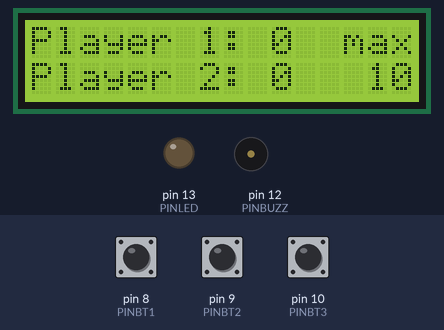
Bench run of a sketch on a simulated Arduino Uno, built with avr-gcc and run on an emulated ATmega328P. Shown: 16×2 character LCD, output pins drawn as LEDs (lit = HIGH), buzzer (waves = sounding). The inputs (shaded band) are chosen by the test bench; at power-on: pin 8 (PINBT1) HIGH, pin 9 (PINBT2) HIGH, pin 10 (PINBT3) HIGH. What the sketch prints to the serial monitor is not drawn.

Above: at 5.2 s.
5.3 s: pin 8 (PINBT1) pulled LOW for 0.15 s
At 6.5 s:
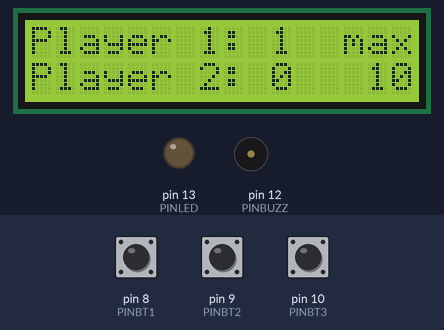
7.2 s: pin 9 (PINBT2) pulled LOW for 0.15 s
At 8.0 s:
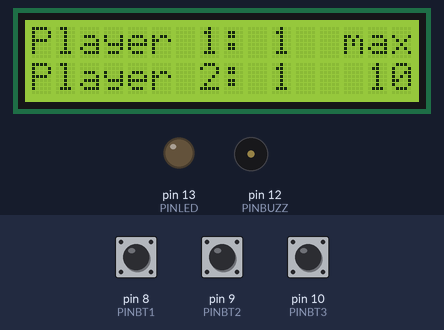
9.1 s: pin 10 (PINBT3) pulled LOW for 1 s
At 10.4 s:
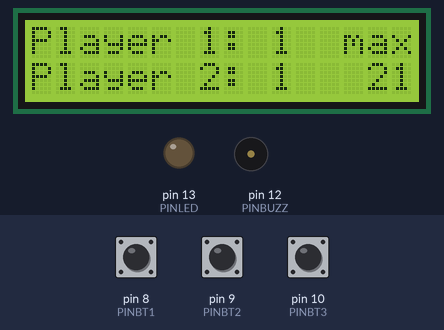
11.6 s: pin 10 (PINBT3) pulled LOW for 0.15 s
At 12.5 s:
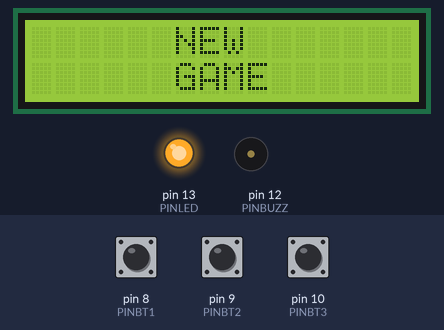
14.7 s: pin 8 (PINBT1) pulled LOW for 0.15 s
At 16.1 s:
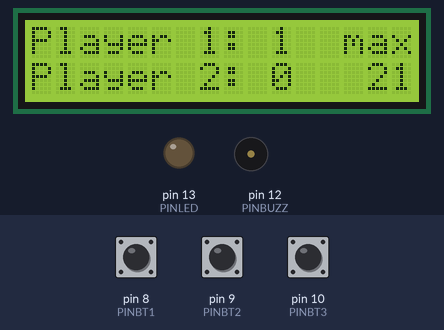
Timing chart, 0 to 17.6 s (numbered marks = the images above; inputs shaded):
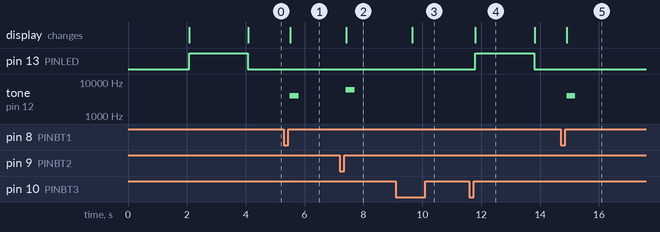

The sketch:

ScoreBoard.1.0.ino
```cpp
// Score counter with LCD screen
// Версия 1.0 от 12.06.2016

#define PLAYERCOUNT 2             // Players count
#define GAMEMODES 2               // Game modes count
#define PINBT1 8                  // Connection pin for 1 player button
#define PINBT2 9                  // Connection pin for 2 player button
#define PINBT3 10                  // Connection pin for Reset/Mode button
#define PINBUZZ 12                 // Connection pin for buzzer
#define PINLED 13
int ClickTime=100;
int LongClickTime=500;
int MaxScore[GAMEMODES]={10, 21}; // Maximum score for different modes
int BuzzPointFreq[PLAYERCOUNT]={4000,6000};          // Sound signal frequency adding point, Hz
int BuzzPointTime=300;            // Duration of the sound signal adding a point, ms
int BuzzWinFreq=2000;             // Frequency of sound signal when winning, Hz
int BuzzWinTime=800;              // Duration of the sound signal when winning, ms


#include <LiquidCrystal.h>    // Library for working with LCD screen
#include <OneButton.h>        // Library for processing button clicks
LiquidCrystal lcd(2, 3, 4, 5,  6,  7);  // Initializing the LCD screen connected to  pins 2,3,4,5,6,7
byte GameMode=0;              // Current game mode
OneButton Buttons[PLAYERCOUNT+1]={OneButton(PINBT1, true),OneButton(PINBT2, true),OneButton(PINBT3, true)};
int Score[PLAYERCOUNT]={0,0}; //Current score
bool ScoreMode=true;          // Show scores
bool PlayerWinMode=false;     // Hode win message
int Winner=0;                 // Number of winner
void setup()
{
  Serial.begin(9600);
  Serial.println("Score Board v1.0");
  pinMode(PINLED, OUTPUT);
  digitalWrite(PINLED,LOW);
  lcd.begin(16, 2);         // Display initialization - 16 characters, 2 rows
  lcd.clear();
  lcd.setCursor(0, 0);      // Welcome message
  lcd.print("   Score board");
  lcd.setCursor(0, 1);
  lcd.print("      v 1.0");
  delay(2000);
  for (byte i=0; i< (PLAYERCOUNT+1); i++)     // For each player
  {
    Buttons[i].setClickTicks(ClickTime);
    Buttons[i].setPressTicks(LongClickTime);
  }
  Buttons[0].attachClick(Button1Click);     // Assigning a button click event
  Buttons[1].attachClick(Button2Click);
  Buttons[2].attachClick(ButtonResetClick);
  Buttons[2].attachLongPressStart(ButtonResetLongPress);    // Assigning the event of a long press of the reset button (switching game modes)
  GameMode=0;               // Game mode by default
  NewGame();                // New game
  LcdUpdate();
}

void loop()
{
  for (byte i=0; i< (PLAYERCOUNT+1); i++)
  {
    Buttons[i].tick();      // poll the status of all buttons
  }
  // put your main code here, to run repeatedly:
}
void Button1Click()
{
    AddPoint(0);    // Add a point to the first player
}
void Button2Click()
{
    AddPoint(1);    // Add a point to the second player
}
void ButtonResetClick()
{
    NewGame();      // New game
    LcdUpdate();
}
void ButtonResetLongPress()
{
  if (GameMode<GAMEMODES-1) GameMode++;          // Cycling game modes
  else GameMode=0;
  LcdUpdate();
}
void AddPoint(int Player)     // Adding score point
{
  if (ScoreMode)
  {
    Score[Player]++;    // In counter mode - add point
    tone(PINBUZZ, BuzzPointFreq[Player], BuzzPointTime);
    WinnerCheck();        // Check if you have won
  }
  else if (PlayerWinMode) NewGame();             //In winner display mode - start a new game
  LcdUpdate();
}
void NewGame()
{
  Serial.println("New game");
  lcd.clear();
  lcd.setCursor(0, 0);      // Place the cursor at the beginning
  lcd.print("      NEW    ");
  lcd.setCursor(0, 1);      // Place the cursor at the beginning
  lcd.print("      GAME    ");
  digitalWrite(PINLED,HIGH);
  delay(2000);
  digitalWrite(PINLED,LOW);
  Winner=0;               // reset the winner
  for (byte i=0; i< (PLAYERCOUNT); i++)     // For each player
  {
    Score[i]=0;        // Reset scores
  }
  ScoreMode=true;        // Show scores
  PlayerWinMode=false;     // Hide player win message
}
void WinnerCheck()
{
  for (byte i=0; i< (PLAYERCOUNT); i++)     // For each player
  {
    if (Score[i]>=MaxScore[GameMode])    // The player has scored more than the maximum for current mode
    {
      tone(PINBUZZ, BuzzWinFreq, BuzzWinTime);

      Winner=i;               // Winner number
      ScoreMode=false;        // Hide scores
      PlayerWinMode=true;     // Show player win message
    }
  }
}
void LcdUpdate()
{
  if (ScoreMode)    // Score display mode
  {
  for (byte i=0; i< (PLAYERCOUNT); i++)
  {
      lcd.setCursor(0, i);             // Cursor - first character of a line
      lcd.print("Player  :        ");
      lcd.setCursor(7, i);             // Cursor - to display the player number
      lcd.print(i+1);                  // Player number
      lcd.setCursor(10, i);            // Cursor - to display the player number
      lcd.print(Score[i]);          // Player score
      Serial.print("Player ");
      Serial.print(i+1);
      Serial.print(": ");
      Serial.print(Score[i]);
      Serial.print(", ");
  }
  lcd.setCursor(13, 0);    // Displaying the maximum score
  lcd.print("max");
  lcd.setCursor(14, 1);    // Maximum score for current mode
  lcd.print(MaxScore[GameMode]);
  Serial.print("max ");
  Serial.print(MaxScore[GameMode]);
  Serial.println(";");
  }
  if (PlayerWinMode)    // Player win mode
  {
      digitalWrite(PINLED,HIGH);
      lcd.setCursor(0, 0);    // Show "Player # WIN!
      lcd.print("     Player      ");
      lcd.setCursor(12, 0);
      lcd.print(Winner+1);      // Winner number
      lcd.setCursor(0, 1);
      lcd.print("       WIN!      ");
      Serial.print("Player ");
      Serial.print(Winner);
      Serial.print(" WIN!");
      Serial.println(";");
  }
}
```

Measured:
- after the input at 5.3 s, tone on pin 12 (PINBUZZ): silent → 4000 Hz after 0.20 s, → silent 0.30 s later; the display: changes after 0.21 s (image 1)
- after the input at 7.2 s, tone on pin 12 (PINBUZZ): silent → 6000 Hz after 0.20 s, → silent 0.30 s later; the display: changes after 0.21 s (image 2)
- after the input at 9.1 s, the display: changes after 0.56 s (image 3)
- after the input at 11.6 s, pin 13 (PINLED): LOW → HIGH after 0.21 s, → LOW 2.0 s later; the display: changes after 0.21 s (image 4)
- after the input at 14.7 s, tone on pin 12 (PINBUZZ): silent → 4000 Hz after 0.20 s, → silent 0.30 s later; the display: changes after 0.21 s (image 5)
- what the display in image 4 shows lasts 2.0 s, from 11.8 s to 13.8 s
